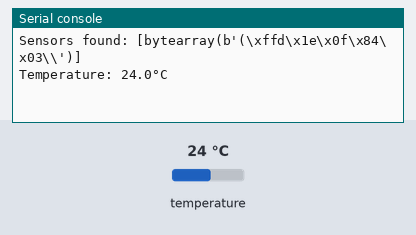
The program below on a simulated ESP32 board running MicroPython. Parts: the last lines printed to the serial console. Inputs (shaded band) come from the test bench; at power-on: temperature 24 °C.

Above: at 1.2 s.
1.3 s: temperature set to 12 °C
At 3.2 s:
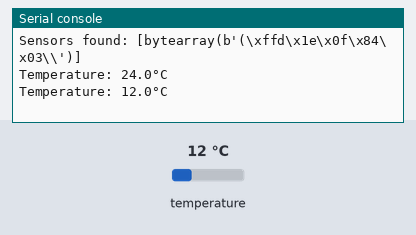
3.4 s: temperature set to 19 °C
At 4.9 s:
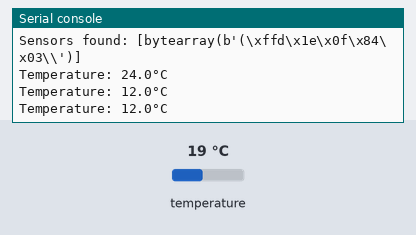
Timing chart, 0 to 6.4 s (numbered marks = the images above; inputs shaded):
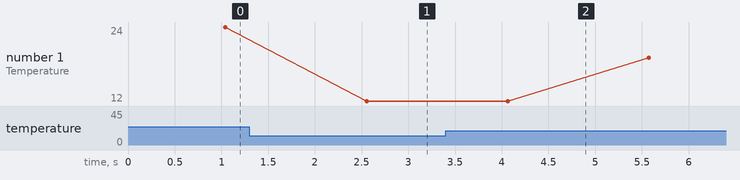

Measured:
- after the input at 1.3 s, the serial console: prints a new line after 1.3 s (image 1)
- plotted number 1: 24 → 12 after the input at 1.3 s, 12 → 19 after the input at 3.4 s

The program:

KY-001.py
```python
import machine
import onewire
import ds18x20
import time

sensor_pin = 5

#Initialize the OneWire bus and the DS18B20 sensor
datapin = machine.Pin(sensor_pin)
ds_sensor = ds18x20.DS18X20(onewire.OneWire(datapin))

#.scan() searches for the connected sensors (for this example we use only 1)
roms = ds_sensor.scan()
print("Sensors found:", roms)

while True:
    ds_sensor.convert_temp()  #Start temperature conversion
    time.sleep(1)

    for rom in roms:
        temp = round(ds_sensor.read_temp(rom), 2)  #Temperature reading with 2-decimal resolution
        print(f"Temperature: {temp}°C")

    time.sleep(0.5)
```
